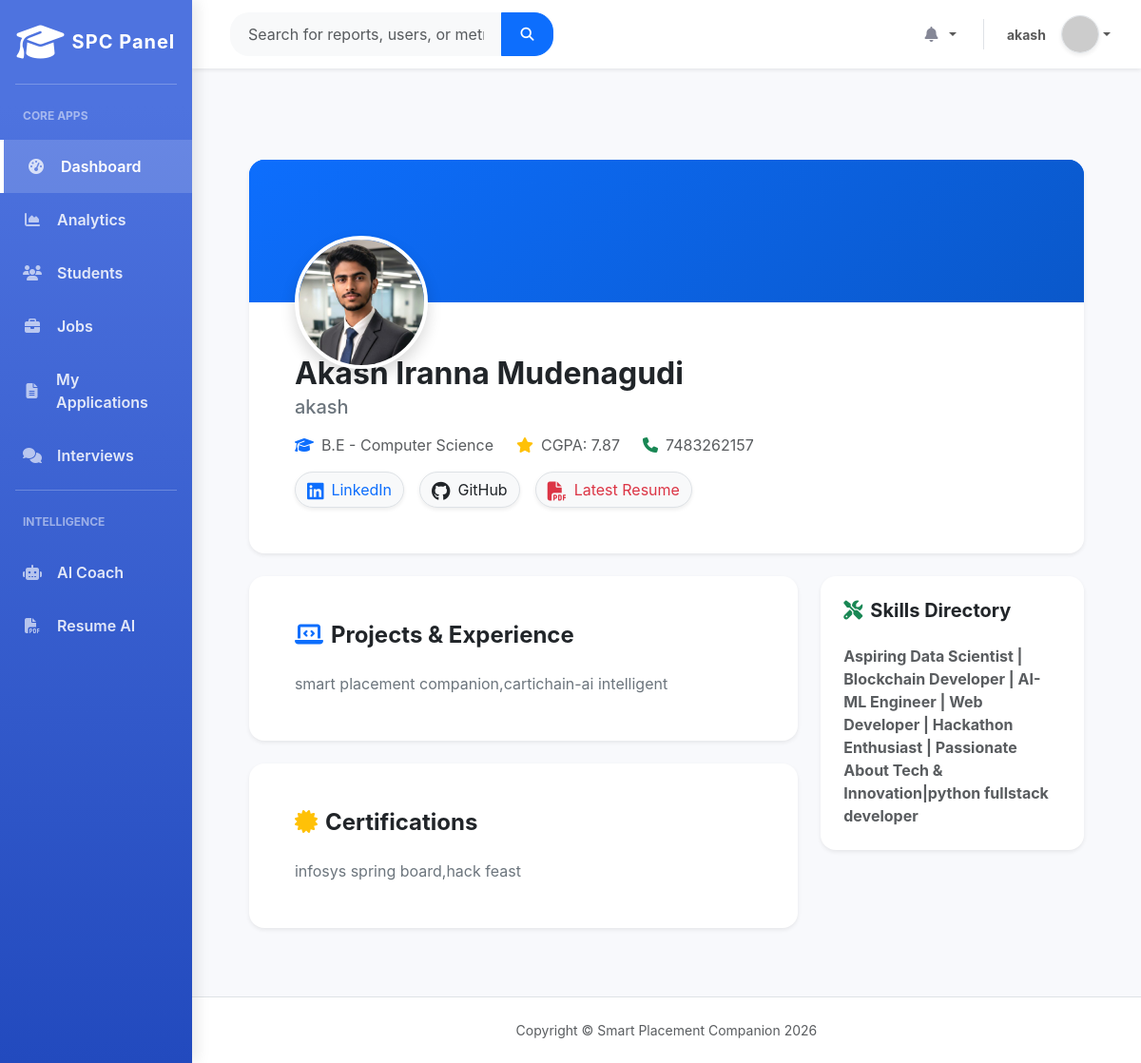
Screenshot of /students/profile/13/ (signed in) with the database file from the repository.
### students/models.py (models this page shows, shortened)
class Student(models.Model):
    BRANCH_CHOICES = [
        ('CSE', 'Computer Science'),
        ('ECE', 'Electronics'),
        ('ME', 'Mechanical'),
        ('CE', 'Civil'),
        ('MGT', 'Management'),
    ]
    user = models.OneToOneField(User, null=True, blank=True, on_delete=models.SET_NULL, help_text='Auth user linked to student')
    name = models.CharField(max_length=100)
    email = models.EmailField()
    phone = models.CharField(max_length=20, blank=True, null=True, help_text='Contact Number')
    course = models.CharField(max_length=100)
    branch = models.CharField(max_length=4, choices=BRANCH_CHOICES, default='CSE')
    cgpa = models.DecimalField(max_digits=4, decimal_places=2, default=0.00)
    skills = models.CharField(max_length=255, blank=True, help_text='Comma-separated skills')
    projects = models.TextField(blank=True, null=True, help_text='Brief description of projects or comma separated')
    certifications = models.TextField(blank=True, null=True, help_text='List of certifications')
    linkedin_url = models.URLField(max_length=255, blank=True, null=True)
    github_url = models.URLField(max_length=255, blank=True, null=True)
    bio = models.TextField(blank=True, null=True, help_text='Short professional bio')
    profile_picture = models.ImageField(upload_to='profile_pics/', null=True, blank=True, help_text='Profile Picture Image')
    offer_date = models.DateField(null=True, blank=True, help_text='Date when candidate received an offer')
    resume = models.FileField(upload_to='resumes/', null=True, blank=True, help_text='Student Resume PDF')
    PLACEMENT_CHOICES = (
        ('Placed', 'Placed'),
        ('Not Placed', 'Not Placed')
    )
    placement_status = models.CharField(max_length=20, choices=PLACEMENT_CHOICES, default='Not Placed')
    created_at = models.DateTimeField(auto_now_add=True)
    updated_at = models.DateTimeField(auto_now=True)

### students/views.py (the view, shortened to what this page needs)
# urls.py: path('profile/', views.student_profile_view, name='student_profile_view'),
@login_required
def student_profile_view(request, id=None):
    is_student = hasattr(request.user, 'profile') and request.user.profile.role == 'student'
    is_staff = hasattr(request.user, 'profile') and request.user.profile.role in ['officer', 'admin'] or request.user.is_superuser
    if id:
        if not is_staff and not getattr(request.user, 'student', None) == Student.objects.filter(id=id).first():
            messages.error(request, "Permission denied.")
            return HttpResponseRedirect('/')
        student = get_object_or_404(Student, id=id)
    fields_to_check = ['name', 'phone', 'course', 'branch', 'skills', 'bio', 'projects', 'certifications', 'linkedin_url', 'github_url', 'profile_picture', 'resume']
    filled = sum(1 for field in fields_to_check if getattr(student, field))
    completion_percentage = int((filled / len(fields_to_check)) * 100)
    return render(request, 'profiles/profile.html', {'student': student, 'completion_percentage': completion_percentage})

### students/models.py (called while the page is built)
    @property
    def unread_notifications_count(self):
        return self.user.notifications.filter(is_read=False).count()

### templates/profiles/profile.html (shortened to what this page needs)
{% extends 'base.html' %}
{% block content %}
<div class="container py-5 fade-in-up">
    <div class="card shadow-sm border-0 rounded-4 overflow-hidden mb-4 position-relative">
        <div class="bg-primary" style="height: 150px; background: linear-gradient(135deg, #0d6efd 0%, #0a58ca 100%);"></div>
        <div class="card-body px-5 pb-5 position-relative">
            <div class="position-absolute top-0 translate-middle-y">
                {% if student.profile_picture %}
                    <img src="{{ student.profile_picture.url }}" alt="Profile Picture" class="rounded-circle border border-4 border-white shadow bg-white" style="width: 140px; height: 140px; object-fit: cover;">
                {% else %}
                    <div class="rounded-circle border border-4 border-white shadow bg-white text-primary d-flex align-items-center justify-content-center" style="width: 140px; height: 140px; font-size: 3rem;">
                        <i class="fas fa-user"></i>
                    </div>
                {% endif %}
            </div>
            <div class="mt-4 pt-2">
                <h2 class="fw-bold mb-1 text-dark">{{ student.name }}</h2>
                <h5 class="text-secondary mb-3">{{ student.bio|default:"No bio provided." }}</h5>
                <div class="text-muted d-flex align-items-center gap-4 mb-3">
                    <span><i class="fas fa-graduation-cap me-2 text-primary"></i>{{ student.course }} - {{ student.get_branch_display }}</span>
                    <span><i class="fas fa-star text-warning me-2"></i>CGPA: {{ student.cgpa }}</span>
                    <span><i class="fas fa-phone me-2 text-success"></i>{{ student.phone|default:"N/A" }}</span>
                </div>
                <div class="d-flex gap-3 mt-3">
                    {% if student.linkedin_url %}
                        <a href="{{ student.linkedin_url }}" target="_blank" class="btn btn-light text-primary rounded-pill shadow-sm border"><i class="fab fa-linkedin fs-5 align-middle me-2"></i>LinkedIn</a>
                    {% endif %}
                    {% if student.github_url %}
                        <a href="{{ student.github_url }}" target="_blank" class="btn btn-light text-dark rounded-pill shadow-sm border"><i class="fab fa-github fs-5 align-middle me-2"></i>GitHub</a>
                    {% endif %}
                    {% if student.resume %}
                        <a href="{{ student.resume.url }}" target="_blank" class="btn btn-light text-danger rounded-pill shadow-sm border"><i class="fas fa-file-pdf fs-5 align-middle me-2"></i>Latest Resume</a>
                    {% endif %}
                </div>
            </div>
        </div>
    </div>
    <div class="row g-4">
        <div class="col-lg-8">
            <div class="card shadow-sm border-0 rounded-4 p-5 mb-4 hover-lift">
                <h4 class="fw-bold mb-4 text-dark"><i class="fas fa-laptop-code me-2 text-primary"></i>Projects & Experience</h4>
                <div class="text-secondary" style="white-space: pre-wrap;">{{ student.projects|default:"No projects listed." }}</div>
            </div>
            <div class="card shadow-sm border-0 rounded-4 p-5 hover-lift">
                <h4 class="fw-bold mb-4 text-dark"><i class="fas fa-certificate me-2 text-warning"></i>Certifications</h4>
                <div class="text-secondary" style="white-space: pre-wrap;">{{ student.certifications|default:"No certifications listed." }}</div>
            </div>
        </div>
        <div class="col-lg-4">
            <div class="card shadow-sm border-0 rounded-4 p-4 hover-lift">
                <h5 class="fw-bold mb-4 text-dark"><i class="fas fa-tools me-2 text-success"></i>Skills Directory</h5>
                <div class="d-flex flex-wrap gap-2 text-muted fw-bold">
                    {{ student.skills|default:"No skills tracked." }}
                </div>
            </div>
        </div>
    </div>
</div>
{% endblock %}

### templates/includes/navbar.html (shortened to what this page needs)
<nav class="navbar navbar-expand w-100 navbar-light bg-white topbar mb-4 static-top shadow-sm px-4 d-flex justify-content-between">
    <form class="d-none d-sm-inline-block form-inline me-auto ms-md-3 my-2 my-md-0 mw-100 navbar-search">
        <div class="input-group">
            <input type="text" class="form-control bg-light border-0 small" placeholder="Search for reports, users, or metrics..." aria-label="Search" style="border-radius: 20px 0 0 20px; padding: 0.6rem 1.2rem;">
            <button class="btn btn-primary" type="button" style="border-radius: 0 20px 20px 0; padding: 0.6rem 1.2rem;">
                <i class="fas fa-search fa-sm"></i>
            </button>
        </div>
    </form>
    <ul class="navbar-nav ms-auto align-items-center">
        <li class="nav-item dropdown no-arrow mx-1">
            <a class="nav-link dropdown-toggle" href="#" id="alertsDropdown" role="button" data-bs-toggle="dropdown">
                <i class="fas fa-bell fa-fw text-gray-400"></i>
            </a>
        </li>
        <li class="nav-item dropdown no-arrow d-flex align-items-center">
            <a class="nav-link dropdown-toggle d-flex align-items-center" href="#" id="userDropdown" role="button" data-bs-toggle="dropdown">
                <span class="me-3 d-none d-lg-inline text-gray-600 small fw-bold">{{ user.username|default:"Active User" }}</span>
                <img class="img-profile rounded-circle shadow-sm border" src="https://ui-avatars.com/api/?name={{ user.username|default:'Active+User' }}&background=4e73df&color=fff&bold=true" style="width: 2.5rem; height: 2.5rem;">
            </a>
        </li>
    </ul>
</nav>

### templates/base.html (style rules this page uses)
:root { --sidebar-width: 250px; --primary-color: #4e73df; --bg-light: #f8f9fc; --text-gray-400: #d1d3e2; --text-gray-800: #5a5c69; }
body { font-family: 'Inter', -apple-system, BlinkMacSystemFont, "Segoe UI", Roboto, "Helvetica Neue", Arial, sans-serif; background-color: var(--bg-light); overflow-x: hidden; color: var(--text-gray-800); }
.text-gray-400 { color: #858796 !important; }
.card { border: none; border-radius: 0.75rem; box-shadow: 0 0.15rem 1.75rem 0 rgba(58, 59, 69, 0.1); transition: transform 0.2s ease-in-out, box-shadow 0.2s ease; }

### rows the page displays
Student: profile_picture (picture), name "Akash Iranna Mudenagudi", bio "akash", course "B.E", branch "Computer Science", cgpa "7.87", phone "7483262157", projects "smart placement companion,cartichain-ai intelligent", certifications "infosys spring board,hack feast", skills "Aspiring Data Scientist | Blockchain Developer | AI-ML Engineer | Web Developer | Hackathon Enthusiast | Passionate About Tech & Innovation|python fullstack developer"

### other values shown
{{ user.username|default:"Active User" }} "akash"
